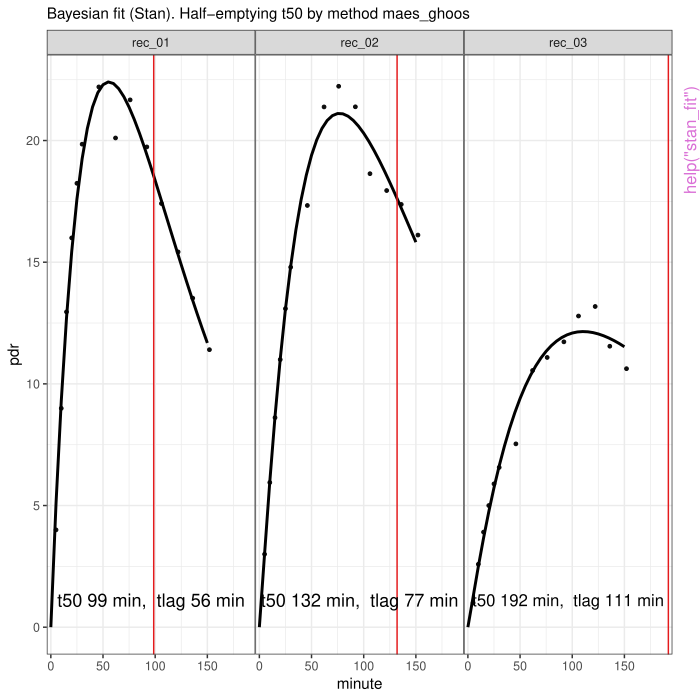

Generate this figure with R:
pkgname <- "breathteststan"
source(file.path(R.home("share"), "R", "examples-header.R"))
options(warn = 1)
library('breathteststan')

base::assign(".oldSearch", base::search(), pos = 'CheckExEnv')
base::assign(".old_wd", base::getwd(), pos = 'CheckExEnv')
cleanEx()
nameEx("as.matrix.coef_diff_by_group_stan")
### * as.matrix.coef_diff_by_group_stan

flush(stderr()); flush(stdout())

### Name: as.matrix.coef_diff_by_group_stan
### Title: S3 as.matrix for result of coef_diff_by_group
### Aliases: as.matrix.coef_diff_by_group_stan

### ** Examples




cleanEx()
nameEx("coef_diff_by_group")
### * coef_diff_by_group

flush(stderr()); flush(stdout())

### Name: coef_diff_by_group
### Title: Tabulates breath test parameter differences of groups from Stan
###   group fit
### Aliases: coef_diff_by_group coef_diff_by_group.breathteststangroupfit

### ** Examples




cleanEx()
nameEx("stan_fit")
### * stan_fit

flush(stderr()); flush(stdout())

### Name: stan_fit
### Title: Bayesian Stan fit to 13C Breath Data
### Aliases: stan_fit

### ** Examples

library(breathtestcore)
suppressPackageStartupMessages(library(dplyr))
d = breathtestcore::simulate_breathtest_data(n_records = 3) # default 3 records
data = breathtestcore::cleanup_data(d$data)
# Use more than 80 iterations and 4 chains for serious fits
fit = stan_fit(data, chains = 1, iter = 80)
plot(fit) # calls plot.breathtestfit
# Extract coefficients and compare these with those
# used to generate the data
options(digits = 2)
cf = coef(fit)
cf %>%
  filter(grepl("m|k|beta", parameter )) %>%
  select(-method, -group) %>%
  tidyr::spread(parameter, value) %>%
  inner_join(d$record, by = "patient_id") %>%
  select(patient_id, m_in = m.y, m_out = m.x,
         beta_in = beta.y, beta_out = beta.x,
         k_in = k.y, k_out = k.x)
# For a detailed analysis of the fit, use the shinystan library
# The following plots are somewhat degenerate because
# of the few iterations in stan_fit
suppressPackageStartupMessages(library(rstan))
stan_plot(fit$stan_fit, pars = c("beta[1]","beta[2]","beta[3]"))
stan_plot(fit$stan_fit, pars = c("k[1]","k[2]","k[3]"))
stan_plot(fit$stan_fit, pars = c("m[1]","m[2]","m[3]"))




cleanEx()
nameEx("stan_group_fit")
### * stan_group_fit

flush(stderr()); flush(stdout())

### Name: stan_group_fit
### Title: Bayesian Stan fit to 13C Breath Data in Multiple Groups
### Aliases: stan_group_fit

### ** Examples





### * <FOOTER>
###
cleanEx()
options(digits = 7L)
base::cat("Time elapsed: ", proc.time() - base::get("ptime", pos = 'CheckExEnv'),"\n")
grDevices::dev.off()
###
### Local variables: ***
### mode: outline-minor ***
### outline-regexp: "\\(> \\)?### [*]+" ***
### End: ***
quit('no')
